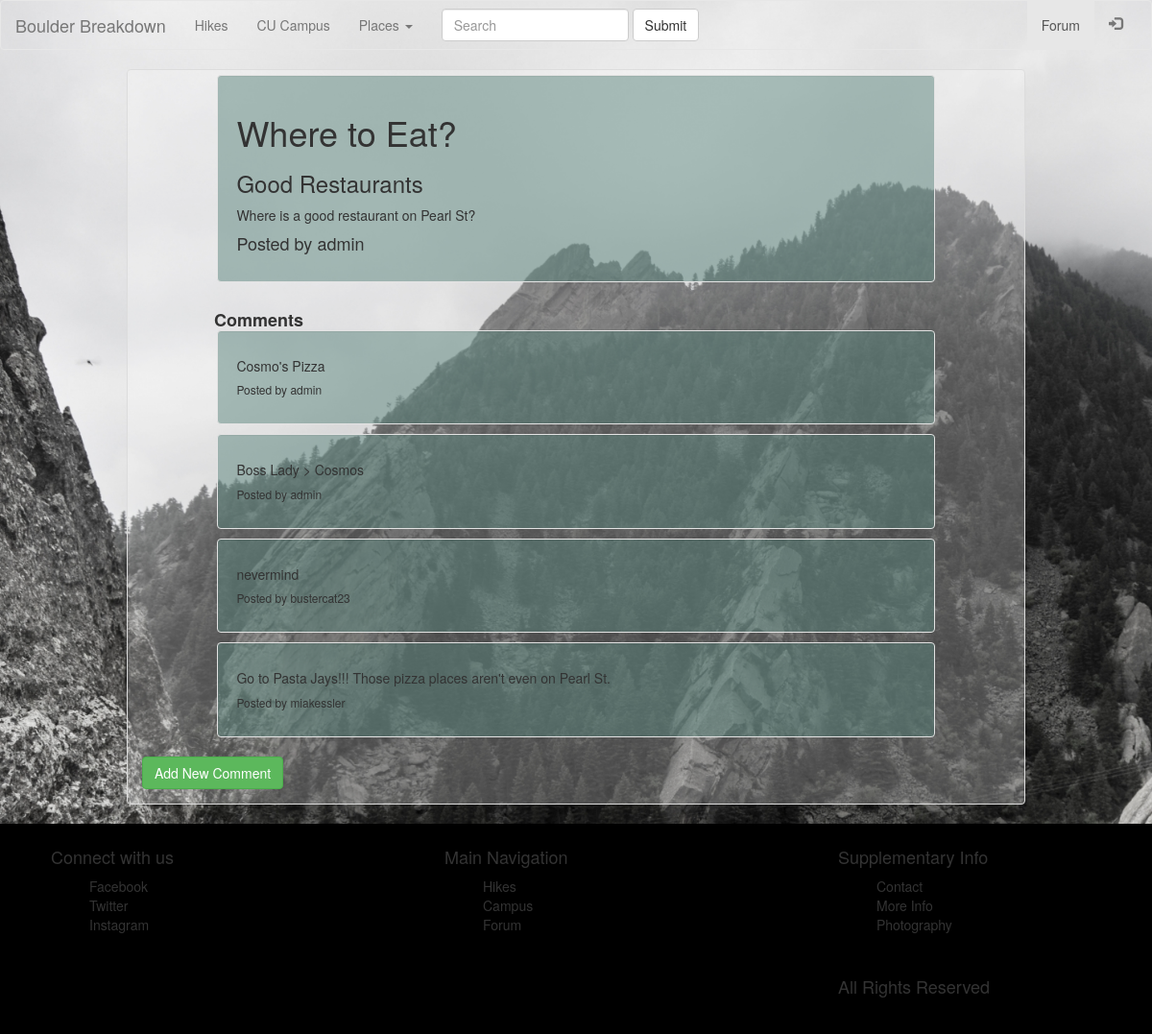
The app's page /forum/3/ with its own data.
### forum/models.py (models this page shows, shortened)
class Forum(models.Model):
	user = models.ForeignKey(settings.AUTH_USER_MODEL, default=1)
	article_title = models.CharField(max_length=250)
	article_subject = models.CharField(max_length=250)
	article_body = models.TextField(max_length=2000)

class Comment(models.Model):
	user = models.ForeignKey(settings.AUTH_USER_MODEL, default=1)
	forum = models.ForeignKey(Forum, on_delete=models.CASCADE)
	forum_comment = models.TextField(max_length=1000)

### forum/views.py (the view)
# urls.py: url(r'^(?P<forum_id>[0-9]+)/$', views.detail, name='detail'),
def detail(request, forum_id):
	forum = get_object_or_404(Forum, pk=forum_id)
	form = CommentForm(request.POST or None, request.FILES or None)
	return render(request, 'forum/detail.html', {'forum':forum, 'form':form})

### forum/forms.py
class CommentForm(forms.ModelForm):
    class Meta:
        model = Comment
        fields = ['forum_comment']

### forum/templates/forum/detail.html
{% extends 'forum/base.html' %}
{% block forum_active %}active{% endblock %}
{% block body %}
	<div class="container-fluid">
			<div class="panel panel-default">
				<div class="panel-body">
					<div class="row">
						<div class="well">
							<h1>{{ forum.article_title }}</h1>
							<h3>{{ forum.article_subject }}</h3>
							<p>{{ forum.article_body }}</p>
							<h4>Posted by {{ forum.user }}</h4>
						</div>
					</div>
					<div class="row">
							<h4 class="CommentHeader">Comments</h4>
							{% for comment in forum.comment_set.all %}
								<div class="well">
									<h5>{{ comment.forum_comment }}</h5>
									<h6>Posted by {{ comment.user }}</h6>
								</div>
							{% endfor %}
					</div>
					<a href="{% url 'forum:create_comment' forum.id %}" class="btn btn-success">Add New Comment</a>
				</div>
			</div>
	</div>
{% endblock %}

### hikes/static/hikes/style.css (style rules this page uses)
body { background-image: url(../hikes/img/bw_mountain.jpg); background-repeat: no-repeat; background-size: cover; background-attachment: fixed; }
.panel { margin-left: 10%; margin-right: 10%; background:rgba(255,255,255,0.25); }
.well { margin-left: 10%; margin-right: 10%; margin-top: -10px; background:rgba(91,132,125,0.5); }
.CommentHeader { margin-left: 5em; font-weight: bold; }

### records on screen
Forum: article_title "Where to Eat?", article_subject "Good Restaurants", article_body "Where is a good restaurant on Pearl St?", user "admin"
Comment: forum_comment "Cosmo's Pizza", user "admin"
Comment: forum_comment "Boss Lady > Cosmos", user "admin"
Comment: forum_comment "nevermind", user "bustercat23"
Comment: forum_comment "Go to Pasta Jays!!! Those pizza places aren't even on Pearl St.", user "miakessler"
